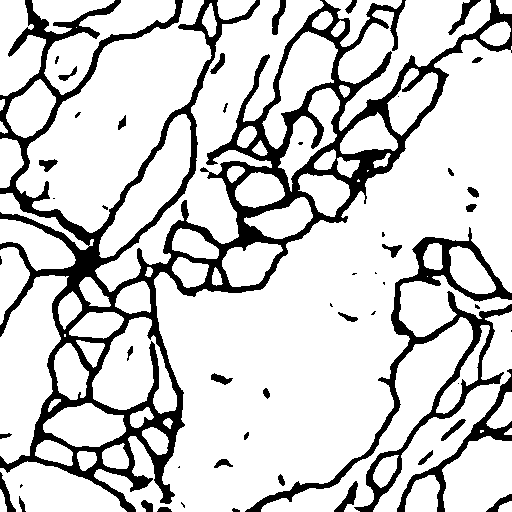
#> input picture unet/result/result_adam1500dropout1/0.png, 512 x 512 px; its folder holds 4 pictures in this run
$ python postprocess.py
#> lines starting #> are read from the running program, lines starting #| are printed output that depends on the picture; after the words box and inside, x2 and y2 are one past the last pixel; in counts of white or black regions, pixels touching at a corner belong together
import numpy as np
import cv2
from PIL import Image

for i in range(30):
  im = Image.open('./result_adam1500dropout1/' + str(i) + '.png')
#> im is the input picture: PIL image 512x512 L; 81.1% white; 52 black regions (18 under 20 px), largest, box (x1, y1, x2, y2) and area: (0, 0, 512, 512) 36953, (245, 227, 512, 512) 7509, (397, 369, 512, 512) 1782
  img = np.asarray(im)

  kernel_ed = cv2.getStructuringElement(cv2.MORPH_RECT,(4,4))
  img = cv2.erode(img,kernel_ed,2)
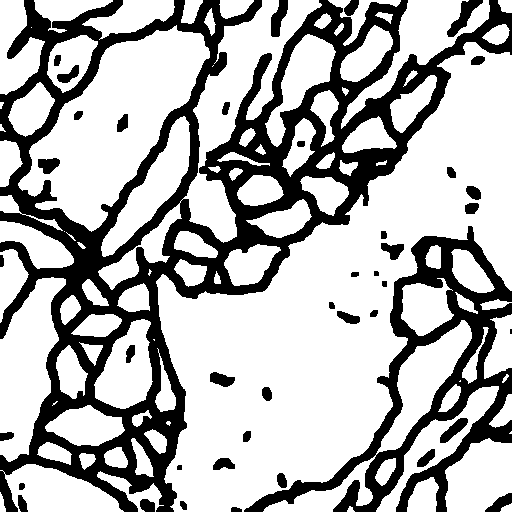
#> img: shape (512, 512); 70% white; 42 black regions (1 under 20 px), largest, box (x1, y1, x2, y2) and area: (0, 0, 512, 512) 58340, (244, 226, 512, 512) 15279, (447, 0, 483, 37) 480
  img = cv2.dilate(img,kernel_ed,2)
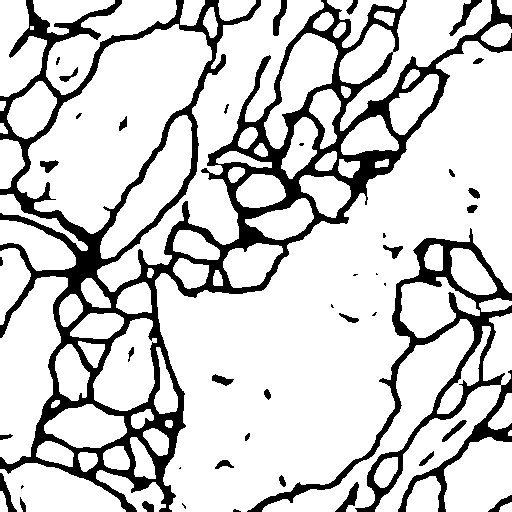
#> img: shape (512, 512); 80.9% white; 43 black regions (12 under 20 px), largest, box (x1, y1, x2, y2) and area: (0, 0, 512, 512) 37882, (247, 228, 512, 512) 9348, (449, 0, 482, 36) 289

  imgsave = Image.fromarray(img)
  imgsave.save('./result_adam1500dropout1/adam1500dropout_postprc/' + str(i) + '.png')
#> pass 2 of the loop `for i in range(30):`:
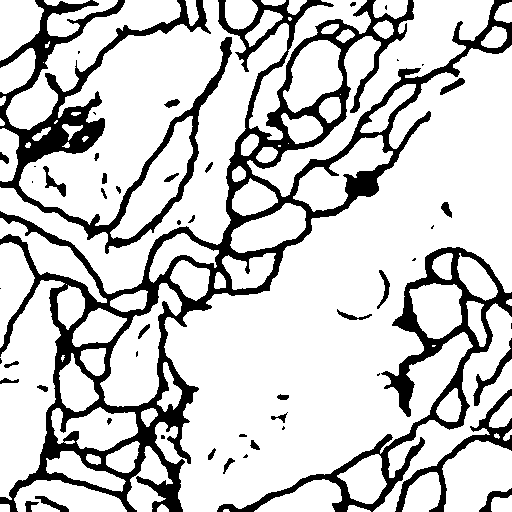
#> input picture unet/result/result_adam1500dropout1/1.png, 512 x 512 px
#> im is the input picture: PIL image 512x512 L; 79.3% white; 52 black regions (18 under 20 px), largest, box (x1, y1, x2, y2) and area: (0, 0, 512, 512) 30338, (0, 0, 232, 254) 10994, (217, 247, 512, 512) 8211
#> `img = cv2.erode(img,kernel_ed,2)`:
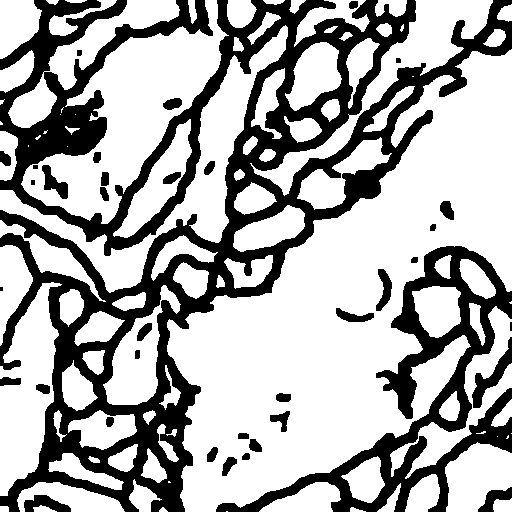
#> img: shape (512, 512); 67.5% white; 37 black regions (2 under 20 px), largest, box (x1, y1, x2, y2) and area: (0, 0, 512, 512) 64464, (216, 246, 512, 512) 15306, (472, 337, 512, 408) 788
#> `img = cv2.dilate(img,kernel_ed,2)`:
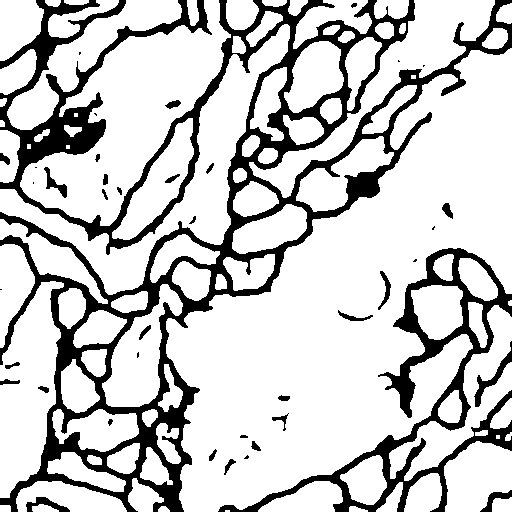
#> img: shape (512, 512); 78.9% white; 41 black regions (11 under 20 px), largest, box (x1, y1, x2, y2) and area: (0, 0, 512, 512) 42551, (218, 248, 512, 512) 10089, (474, 341, 512, 407) 460
#> (the run stopped early here; a loop or call above may not have finished)
